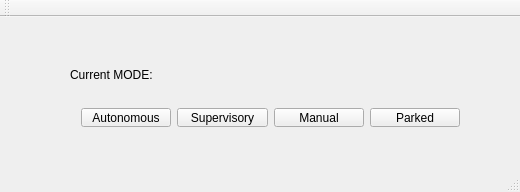
<?xml version="1.0" encoding="UTF-8"?>
<ui version="4.0">
 <class>MainWindow</class>
 <widget class="QMainWindow" name="MainWindow">
  <property name="geometry">
   <rect>
    <x>0</x>
    <y>0</y>
    <width>520</width>
    <height>192</height>
   </rect>
  </property>
  <property name="windowTitle">
   <string>MainWindow</string>
  </property>
  <widget class="QWidget" name="centralWidget">
   <widget class="QLabel" name="label">
    <property name="geometry">
     <rect>
      <x>70</x>
      <y>50</y>
      <width>91</width>
      <height>16</height>
     </rect>
    </property>
    <property name="text">
     <string>Current MODE:</string>
    </property>
   </widget>
   <widget class="QLabel" name="label_2">
    <property name="geometry">
     <rect>
      <x>170</x>
      <y>50</y>
      <width>101</width>
      <height>16</height>
     </rect>
    </property>
    <property name="text">
     <string/>
    </property>
   </widget>
   <widget class="QWidget" name="layoutWidget">
    <property name="geometry">
     <rect>
      <x>70</x>
      <y>80</y>
      <width>401</width>
      <height>41</height>
     </rect>
    </property>
    <layout class="QHBoxLayout" name="horizontalLayout">
     <item>
      <widget class="QPushButton" name="pushButton">
       <property name="text">
        <string>Autonomous</string>
       </property>
      </widget>
     </item>
     <item>
      <widget class="QPushButton" name="pushButton_2">
       <property name="text">
        <string>Supervisory</string>
       </property>
      </widget>
     </item>
     <item>
      <widget class="QPushButton" name="pushButton_3">
       <property name="text">
        <string>Manual</string>
       </property>
      </widget>
     </item>
     <item>
      <widget class="QPushButton" name="pushButton_4">
       <property name="text">
        <string>Parked</string>
       </property>
      </widget>
     </item>
    </layout>
   </widget>
  </widget>
  <widget class="QMenuBar" name="menuBar">
   <property name="geometry">
    <rect>
     <x>0</x>
     <y>0</y>
     <width>520</width>
     <height>20</height>
    </rect>
   </property>
  </widget>
  <widget class="QToolBar" name="mainToolBar">
   <attribute name="toolBarArea">
    <enum>TopToolBarArea</enum>
   </attribute>
   <attribute name="toolBarBreak">
    <bool>false</bool>
   </attribute>
  </widget>
  <widget class="QStatusBar" name="statusBar"/>
 </widget>
 <layoutdefault spacing="6" margin="11"/>
 <resources/>
 <connections/>
</ui>
